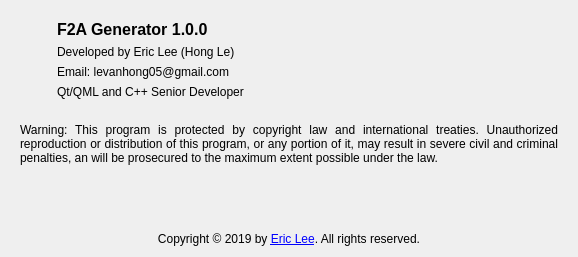
<?xml version="1.0" encoding="UTF-8"?>
<ui version="4.0">
 <class>AboutDialog</class>
 <widget class="QDialog" name="AboutDialog">
  <property name="windowModality">
   <enum>Qt::ApplicationModal</enum>
  </property>
  <property name="geometry">
   <rect>
    <x>0</x>
    <y>0</y>
    <width>578</width>
    <height>257</height>
   </rect>
  </property>
  <property name="windowTitle">
   <string>About</string>
  </property>
  <property name="windowIcon">
   <iconset resource="resources.qrc">
    <normaloff>:/flowchart/images/chart.ico</normaloff>:/flowchart/images/chart.ico</iconset>
  </property>
  <property name="modal">
   <bool>true</bool>
  </property>
  <layout class="QVBoxLayout" name="verticalLayout">
   <item>
    <widget class="QFrame" name="frameInformation">
     <property name="frameShape">
      <enum>QFrame::NoFrame</enum>
     </property>
     <property name="frameShadow">
      <enum>QFrame::Raised</enum>
     </property>
     <layout class="QHBoxLayout" name="horizontalLayout">
      <property name="spacing">
       <number>30</number>
      </property>
      <item>
       <widget class="QLabel" name="lblIcon">
        <property name="sizePolicy">
         <sizepolicy hsizetype="Fixed" vsizetype="Fixed">
          <horstretch>0</horstretch>
          <verstretch>0</verstretch>
         </sizepolicy>
        </property>
        <property name="text">
         <string/>
        </property>
        <property name="pixmap">
         <pixmap resource="resources.qrc">:/flowchart/images/chart.png</pixmap>
        </property>
        <property name="scaledContents">
         <bool>false</bool>
        </property>
        <property name="alignment">
         <set>Qt::AlignLeading|Qt::AlignLeft|Qt::AlignVCenter</set>
        </property>
       </widget>
      </item>
      <item>
       <widget class="QFrame" name="frameAuthor">
        <property name="frameShape">
         <enum>QFrame::NoFrame</enum>
        </property>
        <property name="frameShadow">
         <enum>QFrame::Plain</enum>
        </property>
        <property name="lineWidth">
         <number>0</number>
        </property>
        <layout class="QVBoxLayout" name="verticalLayout_3">
         <property name="leftMargin">
          <number>0</number>
         </property>
         <property name="topMargin">
          <number>0</number>
         </property>
         <property name="rightMargin">
          <number>0</number>
         </property>
         <property name="bottomMargin">
          <number>0</number>
         </property>
         <item>
          <widget class="QLabel" name="lblProgramName">
           <property name="font">
            <font>
             <pointsize>12</pointsize>
             <weight>75</weight>
             <bold>true</bold>
            </font>
           </property>
           <property name="text">
            <string>F2A Generator 1.0.0</string>
           </property>
          </widget>
         </item>
         <item>
          <widget class="QLabel" name="lblDeveloper">
           <property name="text">
            <string>Developed by Eric Lee (Hong Le)</string>
           </property>
          </widget>
         </item>
         <item>
          <widget class="QLabel" name="lblEmail">
           <property name="text">
            <string>Email: levanhong05@gmail.com</string>
           </property>
          </widget>
         </item>
         <item>
          <widget class="QLabel" name="lblPosition">
           <property name="text">
            <string>Qt/QML and C++ Senior Developer</string>
           </property>
           <property name="wordWrap">
            <bool>true</bool>
           </property>
          </widget>
         </item>
        </layout>
       </widget>
      </item>
     </layout>
    </widget>
   </item>
   <item>
    <widget class="QFrame" name="frameLicense">
     <property name="sizePolicy">
      <sizepolicy hsizetype="Preferred" vsizetype="Expanding">
       <horstretch>0</horstretch>
       <verstretch>0</verstretch>
      </sizepolicy>
     </property>
     <property name="frameShape">
      <enum>QFrame::NoFrame</enum>
     </property>
     <property name="frameShadow">
      <enum>QFrame::Raised</enum>
     </property>
     <layout class="QVBoxLayout" name="verticalLayout_2">
      <item>
       <widget class="QLabel" name="lblWarningLicense">
        <property name="styleSheet">
         <string notr="true"/>
        </property>
        <property name="text">
         <string>Warning: This program is protected by copyright law and international treaties. Unauthorized reproduction or distribution of this program, or any portion of it, may result in severe civil and criminal penalties, an will be prosecured to the maximum extent possible under the law.</string>
        </property>
        <property name="alignment">
         <set>Qt::AlignJustify|Qt::AlignTop</set>
        </property>
        <property name="wordWrap">
         <bool>true</bool>
        </property>
       </widget>
      </item>
     </layout>
    </widget>
   </item>
   <item>
    <widget class="QLabel" name="lblCopyright">
     <property name="text">
      <string>&lt;html&gt;&lt;body&gt;Copyright © 2019 by &lt;a href=&quot;https://github.com/levanhong05&quot;&gt;Eric Lee&lt;/a&gt;. All rights reserved.&lt;/body&gt;&lt;/html&gt;</string>
     </property>
     <property name="alignment">
      <set>Qt::AlignCenter</set>
     </property>
     <property name="openExternalLinks">
      <bool>true</bool>
     </property>
     <property name="textInteractionFlags">
      <set>Qt::TextBrowserInteraction</set>
     </property>
    </widget>
   </item>
  </layout>
 </widget>
 <resources>
  <include location="resources.qrc"/>
 </resources>
 <connections/>
</ui>
